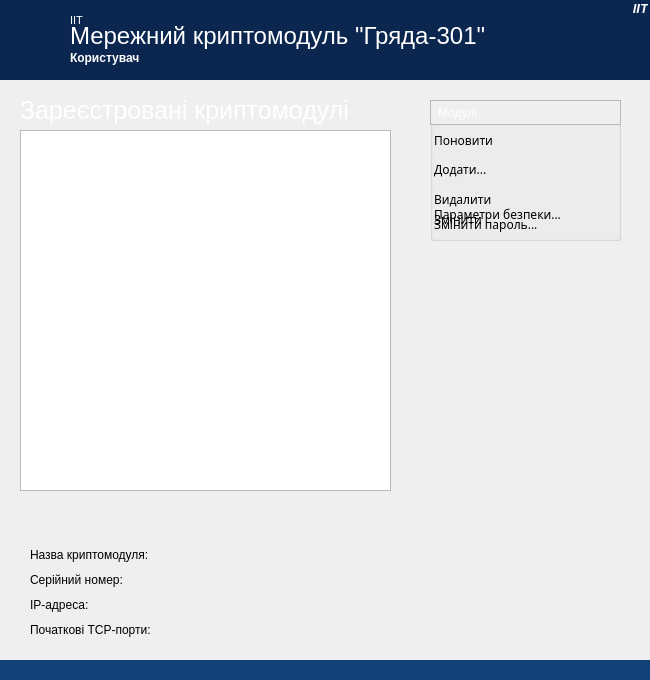
<?xml version="1.0" encoding="UTF-8"?>
<ui version="4.0">
 <class>MainWindow</class>
 <widget class="QMainWindow" name="MainWindow">
  <property name="geometry">
   <rect>
    <x>0</x>
    <y>0</y>
    <width>650</width>
    <height>680</height>
   </rect>
  </property>
  <property name="sizePolicy">
   <sizepolicy hsizetype="Expanding" vsizetype="Expanding">
    <horstretch>0</horstretch>
    <verstretch>0</verstretch>
   </sizepolicy>
  </property>
  <property name="minimumSize">
   <size>
    <width>650</width>
    <height>680</height>
   </size>
  </property>
  <property name="maximumSize">
   <size>
    <width>650</width>
    <height>680</height>
   </size>
  </property>
  <property name="font">
   <font>
    <bold>false</bold>
   </font>
  </property>
  <property name="windowTitle">
   <string>ІІТ Мережний криптомодуль  &quot;Гряда-301&quot;. Користувач</string>
  </property>
  <property name="windowIcon">
   <iconset resource="images.qrc">
    <normaloff>:/img/SIm2/NetDevice.ico</normaloff>:/img/SIm2/NetDevice.ico</iconset>
  </property>
  <property name="styleSheet">
   <string notr="true"/>
  </property>
  <widget class="QWidget" name="centralwidget">
   <layout class="QVBoxLayout" name="verticalLayout">
    <property name="spacing">
     <number>0</number>
    </property>
    <property name="leftMargin">
     <number>0</number>
    </property>
    <property name="topMargin">
     <number>0</number>
    </property>
    <property name="rightMargin">
     <number>0</number>
    </property>
    <property name="bottomMargin">
     <number>0</number>
    </property>
    <item>
     <widget class="QWidget" name="widget_3" native="true">
      <property name="maximumSize">
       <size>
        <width>16777215</width>
        <height>80</height>
       </size>
      </property>
      <property name="styleSheet">
       <string notr="true">background-color: #0B264F;</string>
      </property>
      <widget class="QLabel" name="TopImage">
       <property name="geometry">
        <rect>
         <x>16</x>
         <y>16</y>
         <width>48</width>
         <height>48</height>
        </rect>
       </property>
       <property name="text">
        <string/>
       </property>
       <property name="pixmap">
        <pixmap resource="images.qrc">:/img/SIm2/NetDevice2.ico</pixmap>
       </property>
      </widget>
      <widget class="QLabel" name="TitleMain">
       <property name="geometry">
        <rect>
         <x>70</x>
         <y>20</y>
         <width>531</width>
         <height>31</height>
        </rect>
       </property>
       <property name="palette">
        <palette>
         <active>
          <colorrole role="WindowText">
           <brush brushstyle="SolidPattern">
            <color alpha="255">
             <red>255</red>
             <green>255</green>
             <blue>255</blue>
            </color>
           </brush>
          </colorrole>
          <colorrole role="Button">
           <brush brushstyle="SolidPattern">
            <color alpha="0">
             <red>255</red>
             <green>0</green>
             <blue>0</blue>
            </color>
           </brush>
          </colorrole>
          <colorrole role="Text">
           <brush brushstyle="SolidPattern">
            <color alpha="255">
             <red>255</red>
             <green>255</green>
             <blue>255</blue>
            </color>
           </brush>
          </colorrole>
          <colorrole role="ButtonText">
           <brush brushstyle="SolidPattern">
            <color alpha="255">
             <red>255</red>
             <green>255</green>
             <blue>255</blue>
            </color>
           </brush>
          </colorrole>
          <colorrole role="Base">
           <brush brushstyle="SolidPattern">
            <color alpha="0">
             <red>255</red>
             <green>0</green>
             <blue>0</blue>
            </color>
           </brush>
          </colorrole>
          <colorrole role="Window">
           <brush brushstyle="SolidPattern">
            <color alpha="0">
             <red>255</red>
             <green>0</green>
             <blue>0</blue>
            </color>
           </brush>
          </colorrole>
          <colorrole role="PlaceholderText">
           <brush brushstyle="SolidPattern">
            <color alpha="128">
             <red>255</red>
             <green>255</green>
             <blue>255</blue>
            </color>
           </brush>
          </colorrole>
         </active>
         <inactive>
          <colorrole role="WindowText">
           <brush brushstyle="SolidPattern">
            <color alpha="255">
             <red>255</red>
             <green>255</green>
             <blue>255</blue>
            </color>
           </brush>
          </colorrole>
          <colorrole role="Button">
           <brush brushstyle="SolidPattern">
            <color alpha="0">
             <red>255</red>
             <green>0</green>
             <blue>0</blue>
            </color>
           </brush>
          </colorrole>
          <colorrole role="Text">
           <brush brushstyle="SolidPattern">
            <color alpha="255">
             <red>255</red>
             <green>255</green>
             <blue>255</blue>
            </color>
           </brush>
          </colorrole>
          <colorrole role="ButtonText">
           <brush brushstyle="SolidPattern">
            <color alpha="255">
             <red>255</red>
             <green>255</green>
             <blue>255</blue>
            </color>
           </brush>
          </colorrole>
          <colorrole role="Base">
           <brush brushstyle="SolidPattern">
            <color alpha="0">
             <red>255</red>
             <green>0</green>
             <blue>0</blue>
            </color>
           </brush>
          </colorrole>
          <colorrole role="Window">
           <brush brushstyle="SolidPattern">
            <color alpha="0">
             <red>255</red>
             <green>0</green>
             <blue>0</blue>
            </color>
           </brush>
          </colorrole>
          <colorrole role="PlaceholderText">
           <brush brushstyle="SolidPattern">
            <color alpha="128">
             <red>255</red>
             <green>255</green>
             <blue>255</blue>
            </color>
           </brush>
          </colorrole>
         </inactive>
         <disabled>
          <colorrole role="WindowText">
           <brush brushstyle="SolidPattern">
            <color alpha="255">
             <red>255</red>
             <green>255</green>
             <blue>255</blue>
            </color>
           </brush>
          </colorrole>
          <colorrole role="Button">
           <brush brushstyle="SolidPattern">
            <color alpha="0">
             <red>255</red>
             <green>0</green>
             <blue>0</blue>
            </color>
           </brush>
          </colorrole>
          <colorrole role="Text">
           <brush brushstyle="SolidPattern">
            <color alpha="255">
             <red>255</red>
             <green>255</green>
             <blue>255</blue>
            </color>
           </brush>
          </colorrole>
          <colorrole role="ButtonText">
           <brush brushstyle="SolidPattern">
            <color alpha="255">
             <red>255</red>
             <green>255</green>
             <blue>255</blue>
            </color>
           </brush>
          </colorrole>
          <colorrole role="Base">
           <brush brushstyle="SolidPattern">
            <color alpha="0">
             <red>255</red>
             <green>0</green>
             <blue>0</blue>
            </color>
           </brush>
          </colorrole>
          <colorrole role="Window">
           <brush brushstyle="SolidPattern">
            <color alpha="0">
             <red>255</red>
             <green>0</green>
             <blue>0</blue>
            </color>
           </brush>
          </colorrole>
          <colorrole role="PlaceholderText">
           <brush brushstyle="SolidPattern">
            <color alpha="128">
             <red>255</red>
             <green>255</green>
             <blue>255</blue>
            </color>
           </brush>
          </colorrole>
         </disabled>
        </palette>
       </property>
       <property name="font">
        <font>
         <family>Segoe UI</family>
         <pointsize>18</pointsize>
         <bold>false</bold>
        </font>
       </property>
       <property name="styleSheet">
        <string notr="true">color : white;
background: rgba(255, 0, 0, 0);</string>
       </property>
       <property name="text">
        <string>Мережний криптомодуль &quot;Гряда-301&quot;</string>
       </property>
      </widget>
      <widget class="QLabel" name="IITLabel1">
       <property name="geometry">
        <rect>
         <x>70</x>
         <y>10</y>
         <width>51</width>
         <height>20</height>
        </rect>
       </property>
       <property name="font">
        <font>
         <pointsize>8</pointsize>
         <bold>false</bold>
        </font>
       </property>
       <property name="styleSheet">
        <string notr="true">color : white;
background: rgba(255, 0, 0, 0);</string>
       </property>
       <property name="text">
        <string>ІІТ</string>
       </property>
      </widget>
      <widget class="QLabel" name="BottomTitle">
       <property name="geometry">
        <rect>
         <x>70</x>
         <y>50</y>
         <width>201</width>
         <height>16</height>
        </rect>
       </property>
       <property name="font">
        <font>
         <family>Segoe UI</family>
         <bold>true</bold>
        </font>
       </property>
       <property name="styleSheet">
        <string notr="true">color : white;
background: rgba(255, 0, 0, 0);</string>
       </property>
       <property name="text">
        <string>Користувач</string>
       </property>
      </widget>
      <widget class="QLabel" name="IITLabel2">
       <property name="geometry">
        <rect>
         <x>587</x>
         <y>1</y>
         <width>61</width>
         <height>20</height>
        </rect>
       </property>
       <property name="font">
        <font>
         <family>Segoe UI</family>
         <pointsize>10</pointsize>
         <italic>true</italic>
         <bold>true</bold>
         <strikeout>false</strikeout>
         <kerning>true</kerning>
        </font>
       </property>
       <property name="layoutDirection">
        <enum>Qt::LayoutDirection::LeftToRight</enum>
       </property>
       <property name="styleSheet">
        <string notr="true">color : white;
background: rgba(255, 0, 0, 0);
background-position:  top right;</string>
       </property>
       <property name="text">
        <string>ІІТ</string>
       </property>
       <property name="alignment">
        <set>Qt::AlignmentFlag::AlignRight|Qt::AlignmentFlag::AlignTop|Qt::AlignmentFlag::AlignTrailing</set>
       </property>
      </widget>
     </widget>
    </item>
    <item>
     <layout class="QHBoxLayout" name="horizontalLayout">
      <property name="spacing">
       <number>0</number>
      </property>
      <item>
       <widget class="QWidget" name="widget" native="true">
        <property name="styleSheet">
         <string notr="true">background-color: qlineargradient(
        spread:pad,
        x1:0, y1:0, x2:0, y2:1,
        stop:0 rgba(11, 38, 79, 255),   
        stop:1 rgba(18, 65, 120, 255)
);


</string>
        </property>
        <widget class="QLabel" name="RegisteredModulesLabel">
         <property name="geometry">
          <rect>
           <x>20</x>
           <y>15</y>
           <width>391</width>
           <height>31</height>
          </rect>
         </property>
         <property name="palette">
          <palette>
           <active>
            <colorrole role="WindowText">
             <brush brushstyle="SolidPattern">
              <color alpha="255">
               <red>255</red>
               <green>255</green>
               <blue>255</blue>
              </color>
             </brush>
            </colorrole>
            <colorrole role="Button">
             <brush brushstyle="SolidPattern">
              <color alpha="0">
               <red>255</red>
               <green>0</green>
               <blue>0</blue>
              </color>
             </brush>
            </colorrole>
            <colorrole role="Text">
             <brush brushstyle="SolidPattern">
              <color alpha="255">
               <red>255</red>
               <green>255</green>
               <blue>255</blue>
              </color>
             </brush>
            </colorrole>
            <colorrole role="ButtonText">
             <brush brushstyle="SolidPattern">
              <color alpha="255">
               <red>255</red>
               <green>255</green>
               <blue>255</blue>
              </color>
             </brush>
            </colorrole>
            <colorrole role="Base">
             <brush brushstyle="SolidPattern">
              <color alpha="0">
               <red>255</red>
               <green>0</green>
               <blue>0</blue>
              </color>
             </brush>
            </colorrole>
            <colorrole role="Window">
             <brush brushstyle="SolidPattern">
              <color alpha="0">
               <red>255</red>
               <green>0</green>
               <blue>0</blue>
              </color>
             </brush>
            </colorrole>
            <colorrole role="PlaceholderText">
             <brush brushstyle="SolidPattern">
              <color alpha="128">
               <red>255</red>
               <green>255</green>
               <blue>255</blue>
              </color>
             </brush>
            </colorrole>
           </active>
           <inactive>
            <colorrole role="WindowText">
             <brush brushstyle="SolidPattern">
              <color alpha="255">
               <red>255</red>
               <green>255</green>
               <blue>255</blue>
              </color>
             </brush>
            </colorrole>
            <colorrole role="Button">
             <brush brushstyle="SolidPattern">
              <color alpha="0">
               <red>255</red>
               <green>0</green>
               <blue>0</blue>
              </color>
             </brush>
            </colorrole>
            <colorrole role="Text">
             <brush brushstyle="SolidPattern">
              <color alpha="255">
               <red>255</red>
               <green>255</green>
               <blue>255</blue>
              </color>
             </brush>
            </colorrole>
            <colorrole role="ButtonText">
             <brush brushstyle="SolidPattern">
              <color alpha="255">
               <red>255</red>
               <green>255</green>
               <blue>255</blue>
              </color>
             </brush>
            </colorrole>
            <colorrole role="Base">
             <brush brushstyle="SolidPattern">
              <color alpha="0">
               <red>255</red>
               <green>0</green>
               <blue>0</blue>
              </color>
             </brush>
            </colorrole>
            <colorrole role="Window">
             <brush brushstyle="SolidPattern">
              <color alpha="0">
               <red>255</red>
               <green>0</green>
               <blue>0</blue>
              </color>
             </brush>
            </colorrole>
            <colorrole role="PlaceholderText">
             <brush brushstyle="SolidPattern">
              <color alpha="128">
               <red>255</red>
               <green>255</green>
               <blue>255</blue>
              </color>
             </brush>
            </colorrole>
           </inactive>
           <disabled>
            <colorrole role="WindowText">
             <brush brushstyle="SolidPattern">
              <color alpha="255">
               <red>255</red>
               <green>255</green>
               <blue>255</blue>
              </color>
             </brush>
            </colorrole>
            <colorrole role="Button">
             <brush brushstyle="SolidPattern">
              <color alpha="0">
               <red>255</red>
               <green>0</green>
               <blue>0</blue>
              </color>
             </brush>
            </colorrole>
            <colorrole role="Text">
             <brush brushstyle="SolidPattern">
              <color alpha="255">
               <red>255</red>
               <green>255</green>
               <blue>255</blue>
              </color>
             </brush>
            </colorrole>
            <colorrole role="ButtonText">
             <brush brushstyle="SolidPattern">
              <color alpha="255">
               <red>255</red>
               <green>255</green>
               <blue>255</blue>
              </color>
             </brush>
            </colorrole>
            <colorrole role="Base">
             <brush brushstyle="SolidPattern">
              <color alpha="0">
               <red>255</red>
               <green>0</green>
               <blue>0</blue>
              </color>
             </brush>
            </colorrole>
            <colorrole role="Window">
             <brush brushstyle="SolidPattern">
              <color alpha="0">
               <red>255</red>
               <green>0</green>
               <blue>0</blue>
              </color>
             </brush>
            </colorrole>
            <colorrole role="PlaceholderText">
             <brush brushstyle="SolidPattern">
              <color alpha="128">
               <red>255</red>
               <green>255</green>
               <blue>255</blue>
              </color>
             </brush>
            </colorrole>
           </disabled>
          </palette>
         </property>
         <property name="font">
          <font>
           <family>Segoe UI</family>
           <pointsize>19</pointsize>
           <bold>false</bold>
          </font>
         </property>
         <property name="styleSheet">
          <string notr="true">color : white;
background: rgba(255, 0, 0, 0);</string>
         </property>
         <property name="text">
          <string>Зареєстровані криптомодулі</string>
         </property>
        </widget>
        <widget class="QListWidget" name="RegisteredModulesListView">
         <property name="geometry">
          <rect>
           <x>20</x>
           <y>50</y>
           <width>371</width>
           <height>361</height>
          </rect>
         </property>
         <property name="contextMenuPolicy">
          <enum>Qt::ContextMenuPolicy::CustomContextMenu</enum>
         </property>
         <property name="styleSheet">
          <string notr="true"/>
         </property>
         <property name="iconSize">
          <size>
           <width>32</width>
           <height>32</height>
          </size>
         </property>
        </widget>
       </widget>
      </item>
      <item>
       <widget class="QWidget" name="ButtonSection" native="true">
        <property name="maximumSize">
         <size>
          <width>240</width>
          <height>16777215</height>
         </size>
        </property>
        <property name="styleSheet">
         <string notr="true"/>
        </property>
        <widget class="QGroupBox" name="groupBox">
         <property name="geometry">
          <rect>
           <x>20</x>
           <y>40</y>
           <width>191</width>
           <height>121</height>
          </rect>
         </property>
         <property name="styleSheet">
          <string notr="true"/>
         </property>
         <property name="title">
          <string/>
         </property>
         <widget class="QPushButton" name="AddItemButton">
          <property name="enabled">
           <bool>true</bool>
          </property>
          <property name="geometry">
           <rect>
            <x>4</x>
            <y>35</y>
            <width>182</width>
            <height>28</height>
           </rect>
          </property>
          <property name="font">
           <font>
            <family>Sans Serif</family>
            <bold>false</bold>
           </font>
          </property>
          <property name="styleSheet">
           <string notr="true">QPushButton{
	text-align:left;
	border: none;
	color: black;
}

QPushButton::hover { 
	text-decoration: underline; 
}

</string>
          </property>
          <property name="text">
           <string>Додати...</string>
          </property>
          <property name="icon">
           <iconset resource="images.qrc">
            <normaloff>:/img/SIm2/buttonIcon.ico</normaloff>:/img/SIm2/buttonIcon.ico</iconset>
          </property>
          <property name="flat">
           <bool>true</bool>
          </property>
         </widget>
         <widget class="QPushButton" name="DeleteItemButton">
          <property name="enabled">
           <bool>true</bool>
          </property>
          <property name="geometry">
           <rect>
            <x>4</x>
            <y>65</y>
            <width>182</width>
            <height>28</height>
           </rect>
          </property>
          <property name="font">
           <font>
            <family>Sans Serif</family>
            <bold>false</bold>
           </font>
          </property>
          <property name="styleSheet">
           <string notr="true">QPushButton{
	text-align:left;
	border: none;
    color: black;
}

QPushButton::hover { 
	text-decoration: underline; 
}

</string>
          </property>
          <property name="text">
           <string>Видалити</string>
          </property>
          <property name="icon">
           <iconset resource="images.qrc">
            <normaloff>:/img/SIm2/buttonIcon.ico</normaloff>:/img/SIm2/buttonIcon.ico</iconset>
          </property>
          <property name="flat">
           <bool>true</bool>
          </property>
         </widget>
         <widget class="QPushButton" name="ChangeItemButton">
          <property name="geometry">
           <rect>
            <x>4</x>
            <y>85</y>
            <width>182</width>
            <height>28</height>
           </rect>
          </property>
          <property name="font">
           <font>
            <family>Sans Serif</family>
            <bold>false</bold>
           </font>
          </property>
          <property name="styleSheet">
           <string notr="true">QPushButton{
	text-align:left;
	border: none;
    color: black;
}

QPushButton::hover { 
	text-decoration: underline; 
}
</string>
          </property>
          <property name="text">
           <string>Змінити</string>
          </property>
          <property name="icon">
           <iconset resource="images.qrc">
            <normaloff>:/img/SIm2/buttonIcon.ico</normaloff>:/img/SIm2/buttonIcon.ico</iconset>
          </property>
          <property name="flat">
           <bool>true</bool>
          </property>
         </widget>
         <widget class="QPushButton" name="UpdateItemButton">
          <property name="geometry">
           <rect>
            <x>4</x>
            <y>6</y>
            <width>182</width>
            <height>28</height>
           </rect>
          </property>
          <property name="font">
           <font>
            <family>Sans Serif</family>
            <bold>false</bold>
           </font>
          </property>
          <property name="styleSheet">
           <string notr="true">QPushButton{
	text-align:left;
	border: none;
}

QPushButton::hover { 
	text-decoration: underline; 
}
QPushButton {
    color: black;
}
</string>
          </property>
          <property name="text">
           <string>Поновити</string>
          </property>
          <property name="icon">
           <iconset resource="images.qrc">
            <normaloff>:/img/SIm2/buttonIcon.ico</normaloff>:/img/SIm2/buttonIcon.ico</iconset>
          </property>
         </widget>
         <widget class="QPushButton" name="ChangeItemPasswordButton">
          <property name="geometry">
           <rect>
            <x>4</x>
            <y>90</y>
            <width>182</width>
            <height>28</height>
           </rect>
          </property>
          <property name="font">
           <font>
            <family>Sans Serif</family>
            <bold>false</bold>
           </font>
          </property>
          <property name="styleSheet">
           <string notr="true">QPushButton{
	text-align:left;
	border: none;
    color: black;
}

QPushButton::hover { 
	text-decoration: underline; 
}
</string>
          </property>
          <property name="text">
           <string>Змінити пароль...</string>
          </property>
          <property name="icon">
           <iconset resource="images.qrc">
            <normaloff>:/img/SIm2/buttonIcon.ico</normaloff>:/img/SIm2/buttonIcon.ico</iconset>
          </property>
          <property name="flat">
           <bool>true</bool>
          </property>
         </widget>
         <widget class="QPushButton" name="SecurityParametersButton">
          <property name="geometry">
           <rect>
            <x>4</x>
            <y>80</y>
            <width>181</width>
            <height>28</height>
           </rect>
          </property>
          <property name="font">
           <font>
            <family>Sans Serif</family>
            <bold>false</bold>
           </font>
          </property>
          <property name="styleSheet">
           <string notr="true">QPushButton{
	text-align:left;
	border: none;
    color: black;
}

QPushButton::hover { 
	text-decoration: underline; 
}
</string>
          </property>
          <property name="text">
           <string>Параметри безпеки...</string>
          </property>
          <property name="icon">
           <iconset resource="images.qrc">
            <normaloff>:/img/SIm2/buttonIcon.ico</normaloff>:/img/SIm2/buttonIcon.ico</iconset>
          </property>
          <property name="flat">
           <bool>true</bool>
          </property>
         </widget>
        </widget>
        <widget class="QFrame" name="ModulesLabel">
         <property name="geometry">
          <rect>
           <x>20</x>
           <y>20</y>
           <width>191</width>
           <height>25</height>
          </rect>
         </property>
         <property name="frameShape">
          <enum>QFrame::Shape::StyledPanel</enum>
         </property>
         <property name="frameShadow">
          <enum>QFrame::Shadow::Raised</enum>
         </property>
         <widget class="QLabel" name="ButtonsTitle">
          <property name="geometry">
           <rect>
            <x>8</x>
            <y>5</y>
            <width>71</width>
            <height>16</height>
           </rect>
          </property>
          <property name="font">
           <font>
            <family>Arial</family>
            <pointsize>9</pointsize>
            <bold>false</bold>
           </font>
          </property>
          <property name="styleSheet">
           <string notr="true">color:white;
background: none;</string>
          </property>
          <property name="text">
           <string>Модулі</string>
          </property>
         </widget>
        </widget>
       </widget>
      </item>
     </layout>
    </item>
    <item>
     <widget class="QWidget" name="InfoTopPanel" native="true">
      <property name="sizePolicy">
       <sizepolicy hsizetype="Preferred" vsizetype="Preferred">
        <horstretch>0</horstretch>
        <verstretch>0</verstretch>
       </sizepolicy>
      </property>
      <property name="maximumSize">
       <size>
        <width>16777215</width>
        <height>148</height>
       </size>
      </property>
      <property name="styleSheet">
       <string notr="true"/>
      </property>
      <widget class="QLabel" name="ImageLabel">
       <property name="geometry">
        <rect>
         <x>8</x>
         <y>10</y>
         <width>16</width>
         <height>16</height>
        </rect>
       </property>
       <property name="styleSheet">
        <string notr="true">border-top : none;</string>
       </property>
       <property name="text">
        <string/>
       </property>
       <property name="scaledContents">
        <bool>true</bool>
       </property>
      </widget>
      <widget class="QLabel" name="InfoLabel">
       <property name="geometry">
        <rect>
         <x>30</x>
         <y>8</y>
         <width>351</width>
         <height>16</height>
        </rect>
       </property>
       <property name="font">
        <font>
         <pointsize>9</pointsize>
         <bold>true</bold>
        </font>
       </property>
       <property name="styleSheet">
        <string notr="true"/>
       </property>
       <property name="text">
        <string/>
       </property>
      </widget>
      <widget class="QLabel" name="ModuleNameTitleLabel">
       <property name="geometry">
        <rect>
         <x>30</x>
         <y>35</y>
         <width>141</width>
         <height>16</height>
        </rect>
       </property>
       <property name="palette">
        <palette>
         <active>
          <colorrole role="WindowText">
           <brush brushstyle="SolidPattern">
            <color alpha="255">
             <red>0</red>
             <green>0</green>
             <blue>0</blue>
            </color>
           </brush>
          </colorrole>
          <colorrole role="Button">
           <brush brushstyle="SolidPattern">
            <color alpha="255">
             <red>11</red>
             <green>38</green>
             <blue>79</blue>
            </color>
           </brush>
          </colorrole>
          <colorrole role="Text">
           <brush brushstyle="SolidPattern">
            <color alpha="255">
             <red>0</red>
             <green>0</green>
             <blue>0</blue>
            </color>
           </brush>
          </colorrole>
          <colorrole role="ButtonText">
           <brush brushstyle="SolidPattern">
            <color alpha="255">
             <red>0</red>
             <green>0</green>
             <blue>0</blue>
            </color>
           </brush>
          </colorrole>
          <colorrole role="Base">
           <brush brushstyle="SolidPattern">
            <color alpha="255">
             <red>11</red>
             <green>38</green>
             <blue>79</blue>
            </color>
           </brush>
          </colorrole>
          <colorrole role="Window">
           <brush brushstyle="SolidPattern">
            <color alpha="255">
             <red>11</red>
             <green>38</green>
             <blue>79</blue>
            </color>
           </brush>
          </colorrole>
          <colorrole role="PlaceholderText">
           <brush brushstyle="SolidPattern">
            <color alpha="128">
             <red>0</red>
             <green>0</green>
             <blue>0</blue>
            </color>
           </brush>
          </colorrole>
         </active>
         <inactive>
          <colorrole role="WindowText">
           <brush brushstyle="SolidPattern">
            <color alpha="255">
             <red>0</red>
             <green>0</green>
             <blue>0</blue>
            </color>
           </brush>
          </colorrole>
          <colorrole role="Button">
           <brush brushstyle="SolidPattern">
            <color alpha="255">
             <red>11</red>
             <green>38</green>
             <blue>79</blue>
            </color>
           </brush>
          </colorrole>
          <colorrole role="Text">
           <brush brushstyle="SolidPattern">
            <color alpha="255">
             <red>0</red>
             <green>0</green>
             <blue>0</blue>
            </color>
           </brush>
          </colorrole>
          <colorrole role="ButtonText">
           <brush brushstyle="SolidPattern">
            <color alpha="255">
             <red>0</red>
             <green>0</green>
             <blue>0</blue>
            </color>
           </brush>
          </colorrole>
          <colorrole role="Base">
           <brush brushstyle="SolidPattern">
            <color alpha="255">
             <red>11</red>
             <green>38</green>
             <blue>79</blue>
            </color>
           </brush>
          </colorrole>
          <colorrole role="Window">
           <brush brushstyle="SolidPattern">
            <color alpha="255">
             <red>11</red>
             <green>38</green>
             <blue>79</blue>
            </color>
           </brush>
          </colorrole>
          <colorrole role="PlaceholderText">
           <brush brushstyle="SolidPattern">
            <color alpha="128">
             <red>0</red>
             <green>0</green>
             <blue>0</blue>
            </color>
           </brush>
          </colorrole>
         </inactive>
         <disabled>
          <colorrole role="WindowText">
           <brush brushstyle="SolidPattern">
            <color alpha="255">
             <red>0</red>
             <green>0</green>
             <blue>0</blue>
            </color>
           </brush>
          </colorrole>
          <colorrole role="Button">
           <brush brushstyle="SolidPattern">
            <color alpha="255">
             <red>11</red>
             <green>38</green>
             <blue>79</blue>
            </color>
           </brush>
          </colorrole>
          <colorrole role="Text">
           <brush brushstyle="SolidPattern">
            <color alpha="255">
             <red>0</red>
             <green>0</green>
             <blue>0</blue>
            </color>
           </brush>
          </colorrole>
          <colorrole role="ButtonText">
           <brush brushstyle="SolidPattern">
            <color alpha="255">
             <red>0</red>
             <green>0</green>
             <blue>0</blue>
            </color>
           </brush>
          </colorrole>
          <colorrole role="Base">
           <brush brushstyle="SolidPattern">
            <color alpha="255">
             <red>11</red>
             <green>38</green>
             <blue>79</blue>
            </color>
           </brush>
          </colorrole>
          <colorrole role="Window">
           <brush brushstyle="SolidPattern">
            <color alpha="255">
             <red>11</red>
             <green>38</green>
             <blue>79</blue>
            </color>
           </brush>
          </colorrole>
          <colorrole role="PlaceholderText">
           <brush brushstyle="SolidPattern">
            <color alpha="128">
             <red>0</red>
             <green>0</green>
             <blue>0</blue>
            </color>
           </brush>
          </colorrole>
         </disabled>
        </palette>
       </property>
       <property name="font">
        <font>
         <pointsize>9</pointsize>
         <bold>false</bold>
        </font>
       </property>
       <property name="styleSheet">
        <string notr="true"/>
       </property>
       <property name="text">
        <string>Назва криптомодуля:</string>
       </property>
      </widget>
      <widget class="QLabel" name="SNTitleLabel">
       <property name="geometry">
        <rect>
         <x>30</x>
         <y>60</y>
         <width>131</width>
         <height>16</height>
        </rect>
       </property>
       <property name="font">
        <font>
         <pointsize>9</pointsize>
         <bold>false</bold>
        </font>
       </property>
       <property name="styleSheet">
        <string notr="true"/>
       </property>
       <property name="text">
        <string>Серійний номер:</string>
       </property>
      </widget>
      <widget class="QLabel" name="AddressTitleLabel">
       <property name="geometry">
        <rect>
         <x>30</x>
         <y>85</y>
         <width>131</width>
         <height>16</height>
        </rect>
       </property>
       <property name="font">
        <font>
         <pointsize>9</pointsize>
         <bold>false</bold>
        </font>
       </property>
       <property name="styleSheet">
        <string notr="true"/>
       </property>
       <property name="text">
        <string>IP-адреса:</string>
       </property>
      </widget>
      <widget class="QLabel" name="InitialPortsTitleLabel">
       <property name="geometry">
        <rect>
         <x>30</x>
         <y>110</y>
         <width>151</width>
         <height>16</height>
        </rect>
       </property>
       <property name="font">
        <font>
         <pointsize>9</pointsize>
         <bold>false</bold>
        </font>
       </property>
       <property name="styleSheet">
        <string notr="true"/>
       </property>
       <property name="text">
        <string>Початкові TCP-порти:</string>
       </property>
      </widget>
      <widget class="QLabel" name="InitialPortsLabel">
       <property name="geometry">
        <rect>
         <x>165</x>
         <y>108</y>
         <width>411</width>
         <height>20</height>
        </rect>
       </property>
       <property name="font">
        <font>
         <pointsize>9</pointsize>
         <bold>false</bold>
        </font>
       </property>
       <property name="styleSheet">
        <string notr="true"/>
       </property>
       <property name="text">
        <string/>
       </property>
      </widget>
      <widget class="QLabel" name="AddressLabel">
       <property name="geometry">
        <rect>
         <x>165</x>
         <y>83</y>
         <width>441</width>
         <height>20</height>
        </rect>
       </property>
       <property name="font">
        <font>
         <pointsize>9</pointsize>
         <bold>false</bold>
        </font>
       </property>
       <property name="styleSheet">
        <string notr="true"/>
       </property>
       <property name="text">
        <string/>
       </property>
      </widget>
      <widget class="QLabel" name="SNLabel">
       <property name="geometry">
        <rect>
         <x>165</x>
         <y>58</y>
         <width>421</width>
         <height>20</height>
        </rect>
       </property>
       <property name="font">
        <font>
         <pointsize>9</pointsize>
         <bold>false</bold>
        </font>
       </property>
       <property name="styleSheet">
        <string notr="true"/>
       </property>
       <property name="text">
        <string/>
       </property>
      </widget>
      <widget class="QLabel" name="ModuleNameLabel">
       <property name="geometry">
        <rect>
         <x>165</x>
         <y>33</y>
         <width>431</width>
         <height>20</height>
        </rect>
       </property>
       <property name="font">
        <font>
         <pointsize>9</pointsize>
         <bold>false</bold>
        </font>
       </property>
       <property name="styleSheet">
        <string notr="true"/>
       </property>
       <property name="text">
        <string/>
       </property>
      </widget>
     </widget>
    </item>
    <item>
     <widget class="QWidget" name="widget_5" native="true">
      <property name="sizePolicy">
       <sizepolicy hsizetype="Minimum" vsizetype="Minimum">
        <horstretch>0</horstretch>
        <verstretch>0</verstretch>
       </sizepolicy>
      </property>
      <property name="maximumSize">
       <size>
        <width>16777215</width>
        <height>20</height>
       </size>
      </property>
      <property name="styleSheet">
       <string notr="true">background-color: rgba(18, 65, 120, 255);</string>
      </property>
     </widget>
    </item>
   </layout>
  </widget>
 </widget>
 <resources>
  <include location="images.qrc"/>
 </resources>
 <connections/>
</ui>
